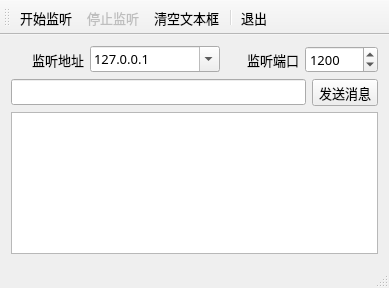
<?xml version="1.0" encoding="UTF-8"?>
<ui version="4.0">
 <class>MainWindow</class>
 <widget class="QMainWindow" name="MainWindow">
  <property name="geometry">
   <rect>
    <x>0</x>
    <y>0</y>
    <width>389</width>
    <height>288</height>
   </rect>
  </property>
  <property name="font">
   <font>
    <family>宋体</family>
    <pointsize>10</pointsize>
   </font>
  </property>
  <property name="windowTitle">
   <string>TCP Server</string>
  </property>
  <widget class="QWidget" name="centralWidget">
   <layout class="QVBoxLayout" name="verticalLayout">
    <item>
     <layout class="QHBoxLayout" name="horizontalLayout">
      <item>
       <widget class="QLabel" name="label_2">
        <property name="text">
         <string>监听地址</string>
        </property>
        <property name="alignment">
         <set>Qt::AlignRight|Qt::AlignTrailing|Qt::AlignVCenter</set>
        </property>
       </widget>
      </item>
      <item>
       <widget class="QComboBox" name="comboIP">
        <property name="minimumSize">
         <size>
          <width>130</width>
          <height>0</height>
         </size>
        </property>
        <property name="editable">
         <bool>true</bool>
        </property>
        <property name="duplicatesEnabled">
         <bool>false</bool>
        </property>
        <item>
         <property name="text">
          <string>127.0.0.1</string>
         </property>
        </item>
       </widget>
      </item>
      <item>
       <widget class="QLabel" name="label">
        <property name="text">
         <string>监听端口</string>
        </property>
        <property name="alignment">
         <set>Qt::AlignRight|Qt::AlignTrailing|Qt::AlignVCenter</set>
        </property>
       </widget>
      </item>
      <item>
       <widget class="QSpinBox" name="spinPort">
        <property name="minimum">
         <number>1</number>
        </property>
        <property name="maximum">
         <number>65535</number>
        </property>
        <property name="value">
         <number>1200</number>
        </property>
       </widget>
      </item>
     </layout>
    </item>
    <item>
     <layout class="QHBoxLayout" name="horizontalLayout_2">
      <item>
       <widget class="QLineEdit" name="editMsg"/>
      </item>
      <item>
       <widget class="QToolButton" name="btnSend">
        <property name="text">
         <string>发送消息</string>
        </property>
       </widget>
      </item>
     </layout>
    </item>
    <item>
     <widget class="QPlainTextEdit" name="plainTextEdit"/>
    </item>
   </layout>
  </widget>
  <widget class="QMenuBar" name="menuBar">
   <property name="geometry">
    <rect>
     <x>0</x>
     <y>0</y>
     <width>389</width>
     <height>26</height>
    </rect>
   </property>
  </widget>
  <widget class="QToolBar" name="mainToolBar">
   <property name="toolButtonStyle">
    <enum>Qt::ToolButtonTextUnderIcon</enum>
   </property>
   <attribute name="toolBarArea">
    <enum>TopToolBarArea</enum>
   </attribute>
   <attribute name="toolBarBreak">
    <bool>false</bool>
   </attribute>
   <addaction name="actStart"/>
   <addaction name="actStop"/>
   <addaction name="actClear"/>
   <addaction name="separator"/>
   <addaction name="actQuit"/>
  </widget>
  <widget class="QStatusBar" name="statusBar"/>
  <action name="actStart">
   <property name="icon">
    <iconset resource="res/res.qrc">
     <normaloff>:/images/images/620.bmp</normaloff>:/images/images/620.bmp</iconset>
   </property>
   <property name="text">
    <string>开始监听</string>
   </property>
   <property name="toolTip">
    <string>开始监听</string>
   </property>
  </action>
  <action name="actStop">
   <property name="enabled">
    <bool>false</bool>
   </property>
   <property name="icon">
    <iconset resource="res/res.qrc">
     <normaloff>:/images/images/624.bmp</normaloff>:/images/images/624.bmp</iconset>
   </property>
   <property name="text">
    <string>停止监听</string>
   </property>
   <property name="toolTip">
    <string>停止监听</string>
   </property>
  </action>
  <action name="actQuit">
   <property name="icon">
    <iconset resource="res/res.qrc">
     <normaloff>:/images/images/132.bmp</normaloff>:/images/images/132.bmp</iconset>
   </property>
   <property name="text">
    <string>退出</string>
   </property>
   <property name="toolTip">
    <string>退出本程序</string>
   </property>
  </action>
  <action name="actClear">
   <property name="icon">
    <iconset resource="res/res.qrc">
     <normaloff>:/images/images/212.bmp</normaloff>:/images/images/212.bmp</iconset>
   </property>
   <property name="text">
    <string>清空文本框</string>
   </property>
   <property name="toolTip">
    <string>清空文本框</string>
   </property>
  </action>
 </widget>
 <layoutdefault spacing="6" margin="11"/>
 <resources>
  <include location="res/res.qrc"/>
 </resources>
 <connections>
  <connection>
   <sender>actQuit</sender>
   <signal>triggered()</signal>
   <receiver>MainWindow</receiver>
   <slot>close()</slot>
   <hints>
    <hint type="sourcelabel">
     <x>-1</x>
     <y>-1</y>
    </hint>
    <hint type="destinationlabel">
     <x>214</x>
     <y>164</y>
    </hint>
   </hints>
  </connection>
 </connections>
</ui>
